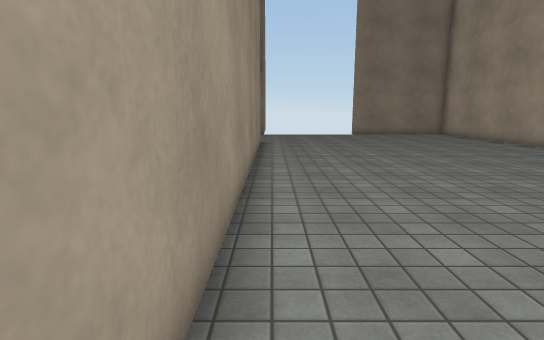
View 1 (above)

16 first-person views from a walk through a scene from a Unity 3-D project. The camera is 1.4 m above the floor, tilts 10° down and sees 80° across. The floor is counted in squares, 1 m on a side. Each view is taken from the middle of a square. On the plan, view 1 faces up. The plan holds only what a view shows up to about 15 squares ahead; the rest is blank. The player character is not drawn. Surface patterns are stand-ins for the level's own textures.

View 2
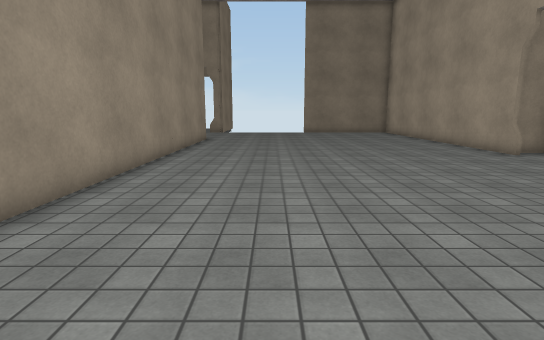

View 3
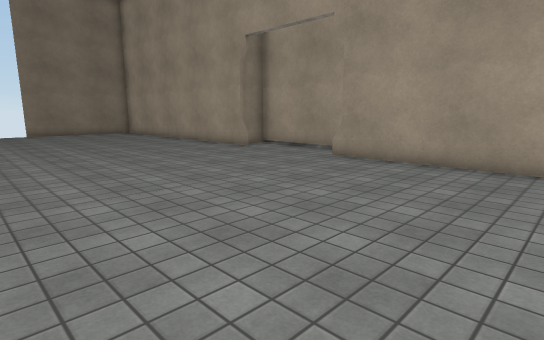

View 4
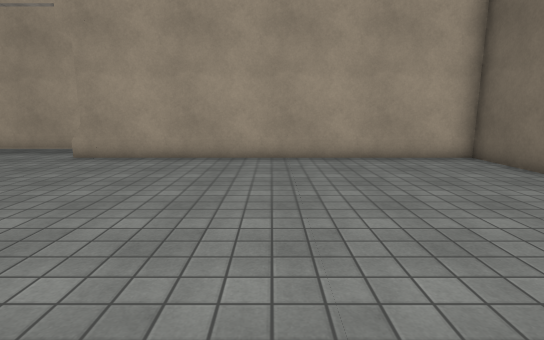

View 5
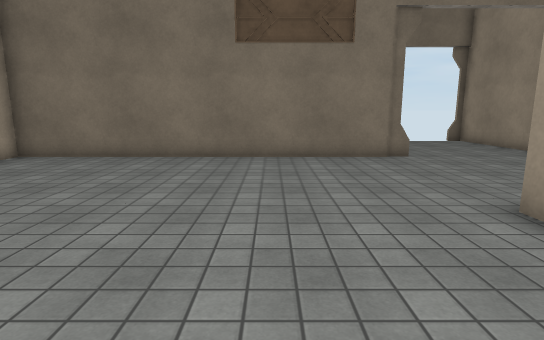

View 6
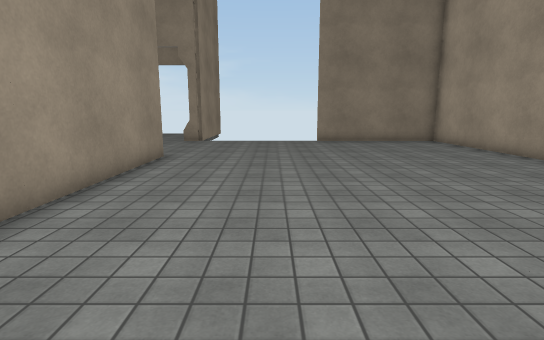

View 7
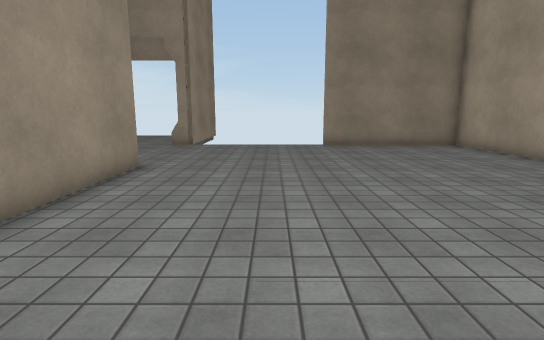

View 8
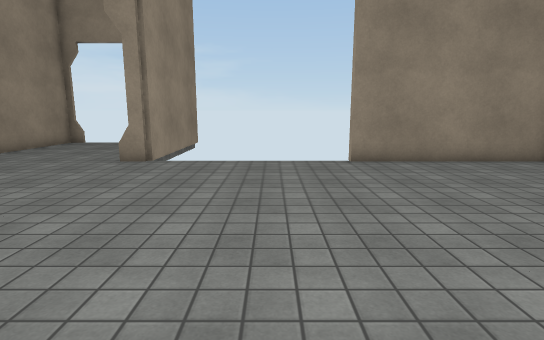

View 9
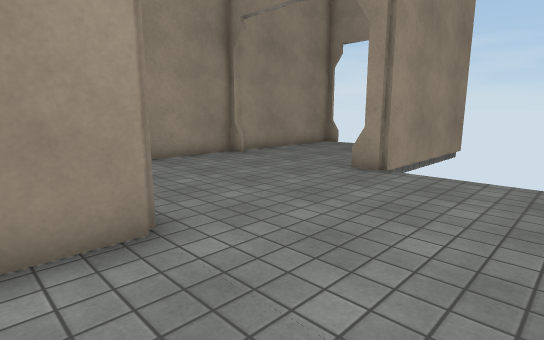

View 10
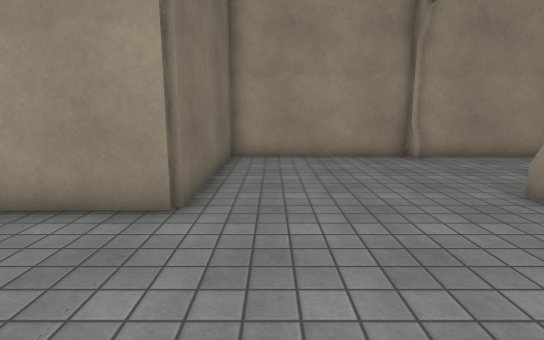

View 11
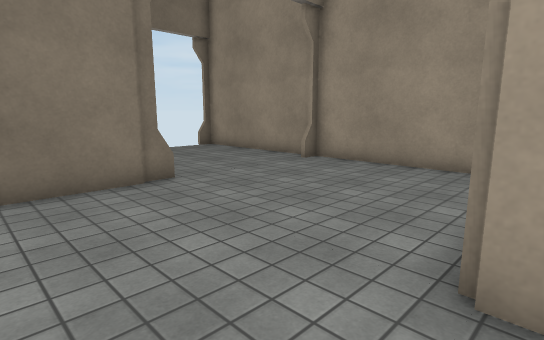

View 12
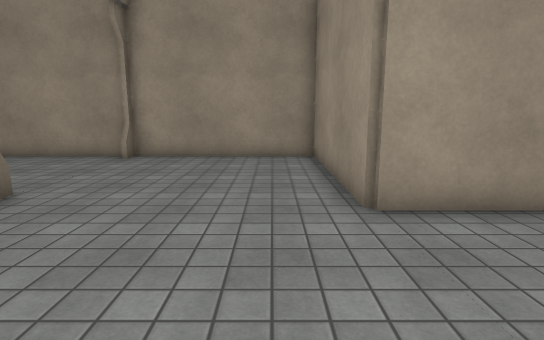

View 13
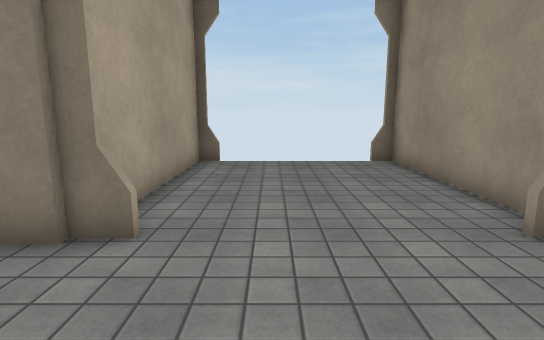

View 14
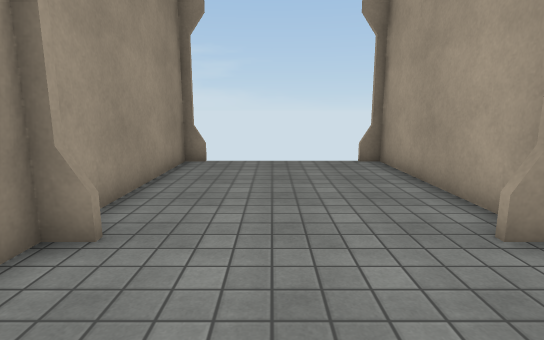

View 15
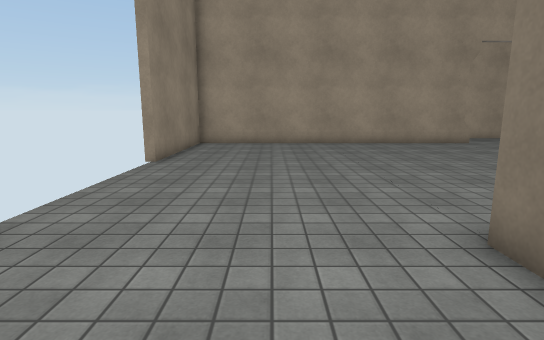

View 16
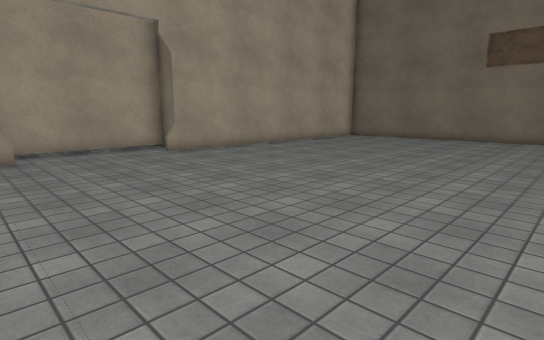

### Floor plan
Points are (right, up) in squares from view 1. A wall is a line through its corners. A room is listed if a view was taken in it or the views show most of it. See-through windows are left out.
Room 1 (views 1, 2, 3, 4, 5, 6, 7, 8, 9, 10, 11, 12, 13, 14, 15, 16)
walls: (11.2, 8.8) (11.2, 21.4) (5.3, 21.4); (11.8, 3.7) (12.8, 3.7) (12.8, 8.9); (12.6, 9.4) (11.5, 9.4); (-0.5, 21.4) (-1.5, 21.4); (-0.8, 21.7) (-0.8, 27.4); (-1.5, -8.3) (11.2, -8.3) (11.2, 4.4); (-5.9, 21.4) (-6.6, 21.4); (-6.6, -8.3) (-5.9, -8.3); (-0.8, -14.5) (-0.8, -8.3); (-6, 27.4) (-6.5, 27.4) (-6.5, 15.7) (-0.5, 15.7) (-0.5, -2.6) (-6.5, -2.6) (-6.5, -14.5) (-6, -14.5)
ways out: gap at (-6, -15)

Positions as (right, up) in squares from view 1, and headings:
1: (0, 0), facing up
2: (3, -2), facing up
3: (2, -2), facing up-right
4: (1, -2), facing right
5: (3, 2), facing down
6: (3, 5), facing up
7: (3, 7), facing up
8: (3, 12), facing up
9: (3, 14), facing up-left
10: (4, 17), facing left
11: (2, -2), facing down-left
12: (4, -4), facing left
13: (-3, -5), facing down
14: (-4, 18), facing up
15: (-4, 18), facing right
16: (0, 10), facing down-right
